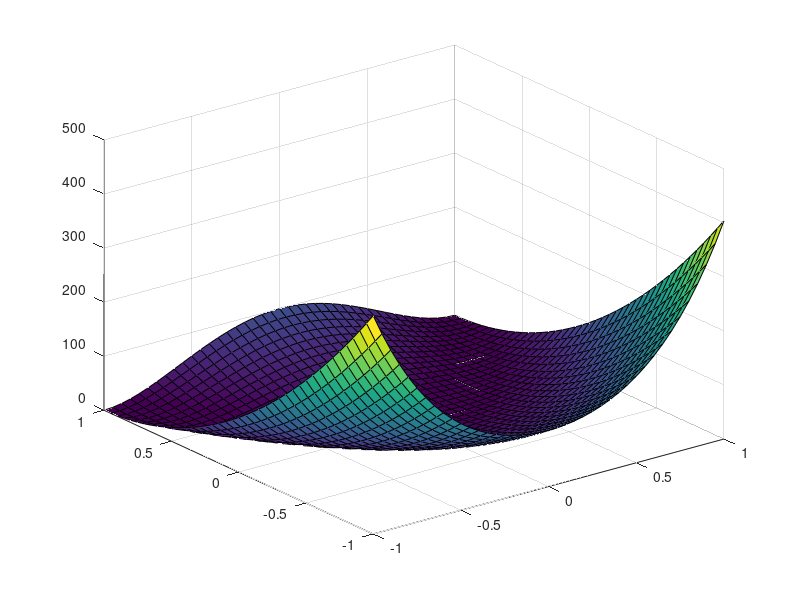
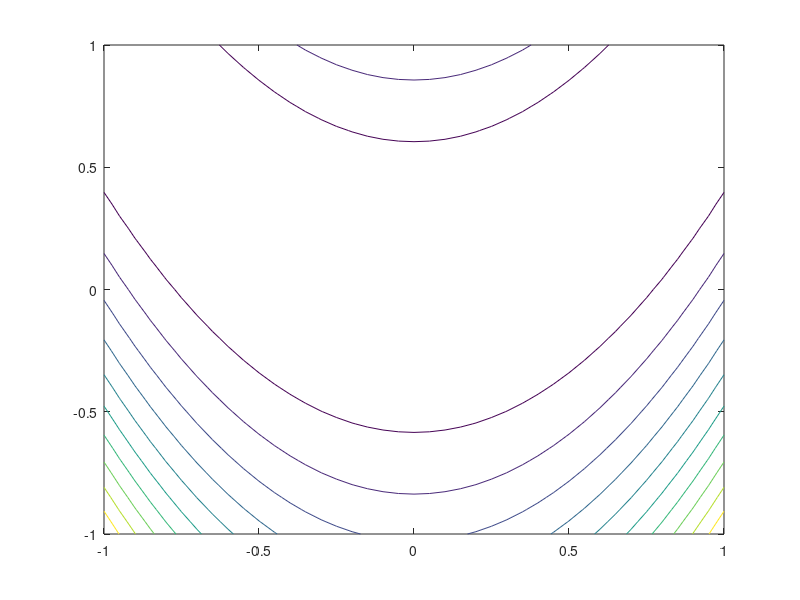

The MATLAB script that drew these images, in order:
% Analysis of function %%%%%%%%%%%%%%%%%%%%%%%%%%%%%%%%%%%%%%%%%%%%%%%%%%%%

f3 = @(x1, x2) 100*(x2 - x1.^2).^2 + (1 - x2).^2;

f3dx1 = @(x1, x2) 2 * x1 - 400 * x1 * (x2 - x1.^2) - 2;
f3dx2 = @(x1, x2) 200 * x2 - 200 * x1.^2;

[x, y] = meshgrid(-1:.05:1);

figure
surf(x, y, f3(x, y));
grid on

figure
grid on
contour(x, y, f3(x,y))
